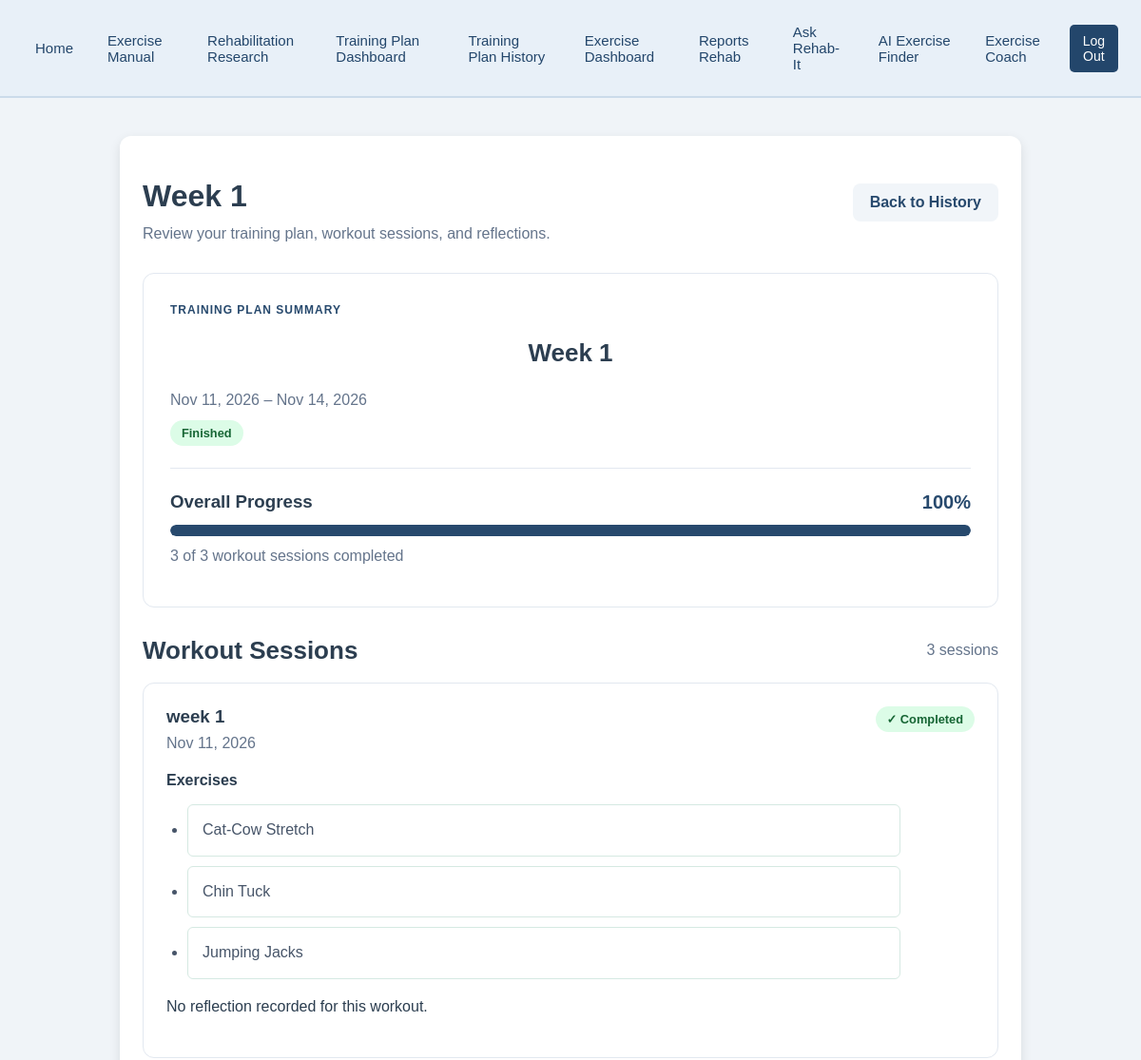
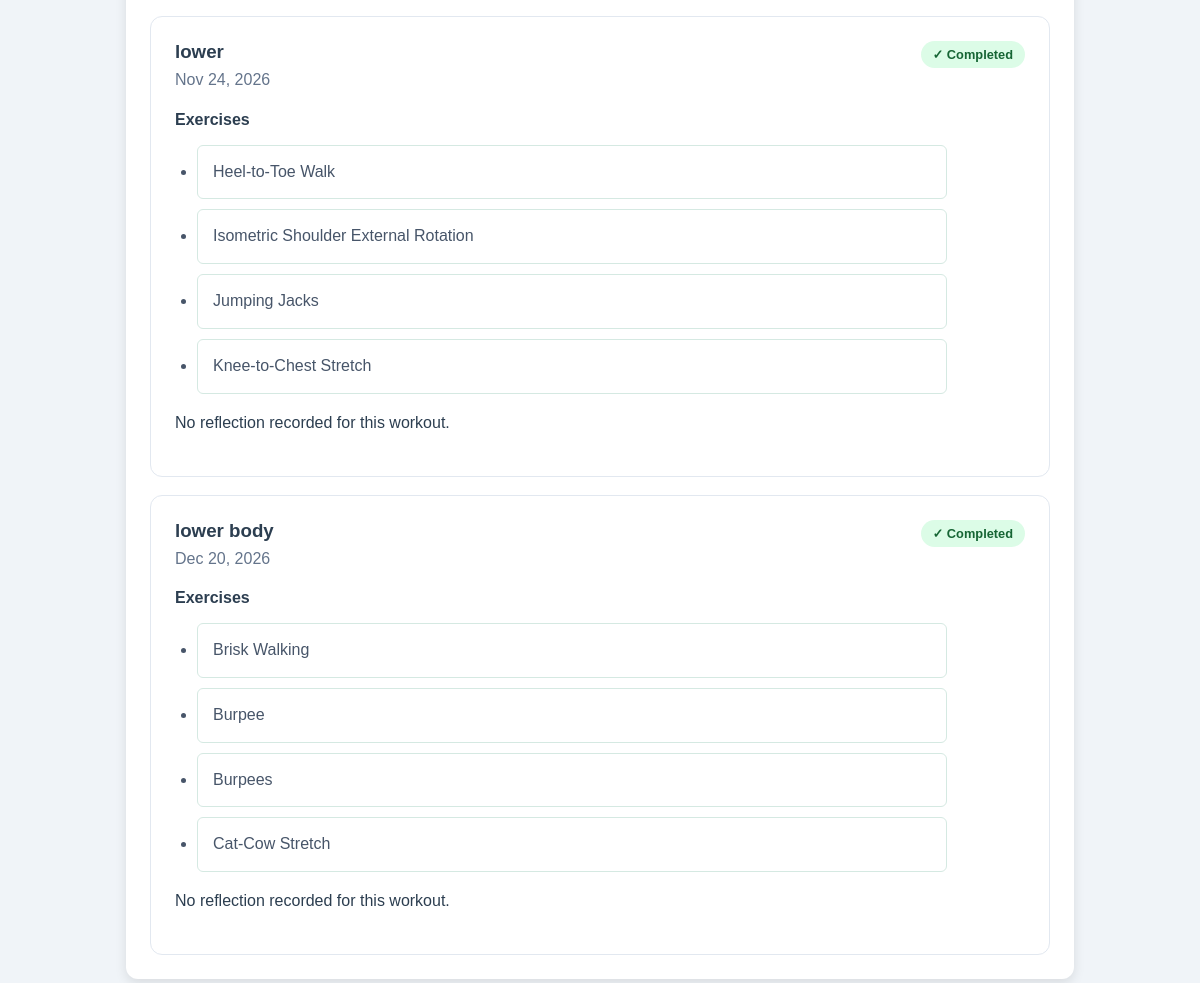
Page /training-plans/5/ (signed in) on the committed database (2 pictures, top to bottom).
### rehab/models.py (models this page shows, shortened)
class TrainingPlan(models.Model):
    training_plan_id = models.AutoField(primary_key=True)
    account = models.ForeignKey(
        settings.AUTH_USER_MODEL,
        on_delete=models.CASCADE,
        null=True,
        blank=True,
        related_name="rehab_training_plans"
    )
    name = models.CharField(max_length=100)
    start_date = models.DateField()
    end_date = models.DateField()
    active = models.BooleanField(default=True)
    user_id = models.ForeignKey(User, on_delete=models.CASCADE)
    workout_sessions = models.ManyToManyField(WorkoutSession)
    class Meta:
        ordering = ["-start_date"]
        constraints = [
            models.UniqueConstraint(
                fields=["user_id", "name", "start_date"],
                name="unique_user_training_plan"
            )
        ]

class WorkoutSession(models.Model):
    workout_session_id = models.AutoField(primary_key=True)
    name = models.CharField(max_length=100, default="")
    date = models.DateField()
    completed = models.BooleanField(default=False)
    difficulty_rating = models.PositiveSmallIntegerField(
        choices=[
            (1, "Very Easy"),
            (2, "Easy"),
            (3, "Moderate"),
            (4, "Difficult"),
            (5, "Very Difficult"),
        ],
        null=True,
        blank=True
    )
    reflection_notes = models.TextField(
        blank=True,
        default=""
    )
    exercises = models.ManyToManyField(Exercise)
    class Meta:
        ordering = ["-date"]
        constraints = [
            models.UniqueConstraint(
                fields=["name", "date"],
                name="unique_workout_session_date"
            )
        ]

class Exercise(models.Model):
    exercise_id = models.AutoField(primary_key=True)
    name = models.CharField(max_length=100)
    description = models.TextField()
    difficulty = models.IntegerField()
    class Meta:
        ordering = ["name"]
        constraints = [
            models.UniqueConstraint(
                fields=["name", "difficulty"],
                name="unique_exercise_difficulty"
            )
        ]

### rehab/views.py (the view)
# urls.py: path("training-plans/<int:pk>/", TrainingPlanDetailView.as_view(), name="training_plan_detail"),
class TrainingPlanDetailView(LoginRequiredMixin, View):
    def get(self, request, pk):
        training_plan = get_object_or_404(
            TrainingPlan,
            pk=pk,
            account=request.user
        )
        workout_sessions = (
            training_plan.workout_sessions
            .prefetch_related("exercises")
            .order_by("date")
        )
        total_count = workout_sessions.count()
        completed_count = workout_sessions.filter(
            completed=True
        ).count()
        if total_count > 0:
            percent_complete = round(
                (completed_count / total_count) * 100
            )
        else:
            percent_complete = 0
        return render(
            request,
            "rehab/training_plan_detail.html",
            {
                "training_plan": training_plan,
                "workout_sessions": workout_sessions,
                "totalCount": total_count,
                "completedCount": completed_count,
                "percentComplete": percent_complete,
            }
        )

### templates/rehab/training_plan_detail.html (shortened to what this page needs)
{% extends "rehab/base.html" %}
{% block rehab_content %}
<div class="training-dashboard">
    <div class="training-header">
        <div>
            <h1>{{ training_plan.name }}</h1>
            <p>
                Review your training plan,
                workout sessions, and reflections.
            </p>
        </div>
        <a href="{% url 'training_plan_history' %}"
           class="training-secondary-btn">
            Back to History
        </a>
    </div>
    <div class="training-card">
        <span class="training-label">
            TRAINING PLAN SUMMARY
        </span>
        <h2>{{ training_plan.name }}</h2>
        <p class="training-dates">
            {{ training_plan.start_date|date:"M d, Y" }}
            –
            {{ training_plan.end_date|date:"M d, Y" }}
        </p>
        {% if training_plan.active %}
            <span class="training-status pending">
                Active
            </span>
        {% else %}
            <span class="training-status completed">
                Finished
            </span>
        {% endif %}
        <div class="training-progress">
            <div class="training-progress-heading">
                <h3>Overall Progress</h3>
                <strong>{{ percentComplete }}%</strong>
            </div>
            <div class="training-progress-track"
                 role="progressbar"
                 aria-label="Training plan completion"
                 aria-valuenow="{{ percentComplete }}"
                 aria-valuemin="0"
                 aria-valuemax="100">
                <div class="training-progress-fill"
                     style="width: {{ percentComplete }}%;">
                </div>
            </div>
            <p>
                {{ completedCount }} of {{ totalCount }}
                workout sessions completed
            </p>
        </div>
    </div>
    <div class="training-sessions-header">
        <h2>Workout Sessions</h2>
        <span>{{ totalCount }} sessions</span>
    </div>
    <div class="training-session-list">
        {% for session in workout_sessions %}
            <div class="training-session-card">
                <div class="training-session-top">
                    <div>
                        <h3>{{ session.name }}</h3>
                        <p class="training-session-date">
                            {{ session.date|date:"M d, Y" }}
                        </p>
                    </div>
                    {% if session.completed %}
                        <span class="training-status completed">
                            ✓ Completed
                        </span>
                    {% else %}
                        <span class="training-status pending">
                            Not Completed
                        </span>
                    {% endif %}
                </div>
                <div class="training-session-exercises">
                    <h4>Exercises</h4>
                    <ul>
                        {% for exercise in session.exercises.all %}
                            <li>{{ exercise.name }}</li>
                        {% empty %}
                            <li>No exercises recorded.</li>
                        {% endfor %}
                    </ul>
                </div>
                {% if session.difficulty_rating or session.reflection_notes %}
                    <div class="training-session-exercises">
                        <h4>Workout Reflection</h4>
                        {% if session.difficulty_rating %}
                            <p>
                                <strong>Difficulty:</strong>
                                {{ session.get_difficulty_rating_display }}
                                ({{ session.difficulty_rating }}/5)
                            </p>
                        {% endif %}
                        {% if session.reflection_notes %}
                            <p>
                                <strong>Notes:</strong>
                                {{ session.reflection_notes|linebreaksbr }}
                            </p>
                        {% endif %}
                    </div>
                {% elif session.completed %}
                    <div class="training-session-exercises">
                        <p>
                            No reflection recorded for this workout.
                        </p>
                    </div>
                {% endif %}
            </div>
        {% endfor %}
    </div>
</div>
{% endblock %}

### static/css/style.css (style rules this page uses)
body { font-family: Arial, sans-serif; background-color: #f0f4f8; color: #2c3e50; margin: 0; padding: 0; }
main h2 { text-align: center; margin-bottom: 25px; font-size: 26px; }
ul, ol { padding-left: 25px; max-width: 750px; }
li { background-color: #ffffff; margin-bottom: 10px; padding: 12px 15px; border: 1px solid #d5e9e2; border-radius: 6px; }
.training-dashboard { max-width: 1000px; margin: 0 auto; }
.training-header { display: flex; justify-content: space-between; align-items: center; gap: 20px; margin-bottom: 28px; }
.training-header h1 { margin-bottom: 8px; }
.training-header p { color: #64748b; line-height: 1.6; margin: 0; }
.training-card { background: white; border: 1px solid #e2e8f0; border-radius: 12px; padding: 28px; margin-bottom: 30px; }
.training-label { color: #27496d; font-size: 0.75rem; font-weight: 700; letter-spacing: 1px; }
.training-dates { color: #64748b; }
.training-progress { margin-top: 28px; padding-top: 24px; border-top: 1px solid #e2e8f0; }
.training-progress-heading { display: flex; justify-content: space-between; align-items: center; margin-bottom: 12px; }
.training-progress-heading h3 { margin: 0; }
.training-progress-heading strong { color: #27496d; font-size: 1.25rem; }
.training-progress-track { width: 100%; height: 12px; background: #e2e8f0; border-radius: 20px; overflow: hidden; }
.training-progress-fill { height: 100%; background: #27496d; border-radius: 20px; transition: width 0.3s ease; }
.training-progress p { color: #64748b; margin-top: 12px; }
.training-sessions-header { display: flex; justify-content: space-between; align-items: center; margin-bottom: 18px; }
.training-sessions-header h2 { margin: 0; }
.training-sessions-header span { color: #64748b; }
.training-session-list { display: flex; flex-direction: column; gap: 18px; }
.training-session-card { background: white; border: 1px solid #e2e8f0; border-radius: 12px; padding: 24px; }
.training-session-top { display: flex; justify-content: space-between; align-items: flex-start; gap: 16px; }
.training-session-top h3 { margin: 0 0 8px; }
.training-session-date { color: #64748b; margin: 0; }
.training-status { padding: 6px 12px; border-radius: 20px; font-size: 0.8rem; font-weight: 600; white-space: nowrap; }
.training-status.completed { background: #dcfce7; color: #166534; }
.training-session-exercises { margin: 20px 0; }
.training-session-exercises h4 { margin-bottom: 10px; }
.training-session-exercises ul { padding-left: 22px; line-height: 1.8; color: #475569; }
.training-secondary-btn { display: inline-block; padding: 11px 18px; background: #f1f5f9; color: #27496d; border-radius: 8px; text-decoration: none; font-weight: 600; }

### rows in the picture
TrainingPlan: name "Week 1", start_date "Nov 11, 2026", end_date "Nov 14, 2026"
WorkoutSession: name "week 1", date "Nov 11, 2026", completed "✓ Completed", reflection_notes "No reflection recorded for this workout."
Exercise: name "Cat-Cow Stretch"
Exercise: name "Chin Tuck"
Exercise: name "Jumping Jacks"
WorkoutSession: name "lower", date "Nov 24, 2026", completed "✓ Completed", reflection_notes "No reflection recorded for this workout."
Exercise: name "Heel-to-Toe Walk"
Exercise: name "Isometric Shoulder External Rotation"
Exercise: name "Knee-to-Chest Stretch"
WorkoutSession: name "lower body", date "Dec 20, 2026", completed "✓ Completed", reflection_notes "No reflection recorded for this workout."
Exercise: name "Brisk Walking"
Exercise: name "Burpee"
Exercise: name "Burpees"

### other values in the picture
{{ percentComplete }} "100"
{{ completedCount }} "3"
{{ totalCount }} "3"
